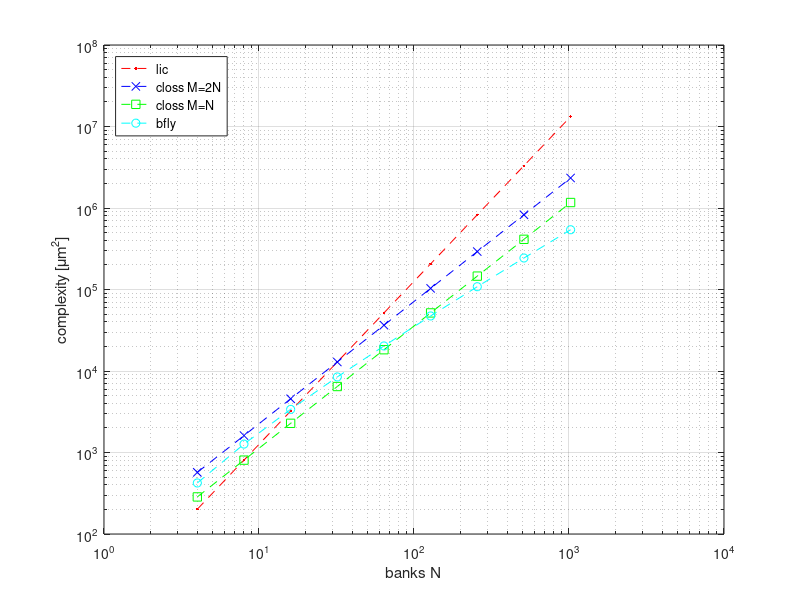

This figure's MATLAB source:
figure
k = 2.^linspace(2,10,9);
loglog(k,k.^2*3303000/512^2,'r.--');          
hold on
loglog(k,sqrt(32.*k.^3)*3303000/512^2,'bx--');
loglog(k,sqrt(8.*k.^3)*3303000/512^2,'gs--');
loglog(k,k.*log2(k)*243500/512/log2(512),'co--');
grid on


legend('lic', 'closs M=2N', 'closs M=N', 'bfly','location','northwest')
xlabel('banks N');
ylabel('complexity [\mum^2]');